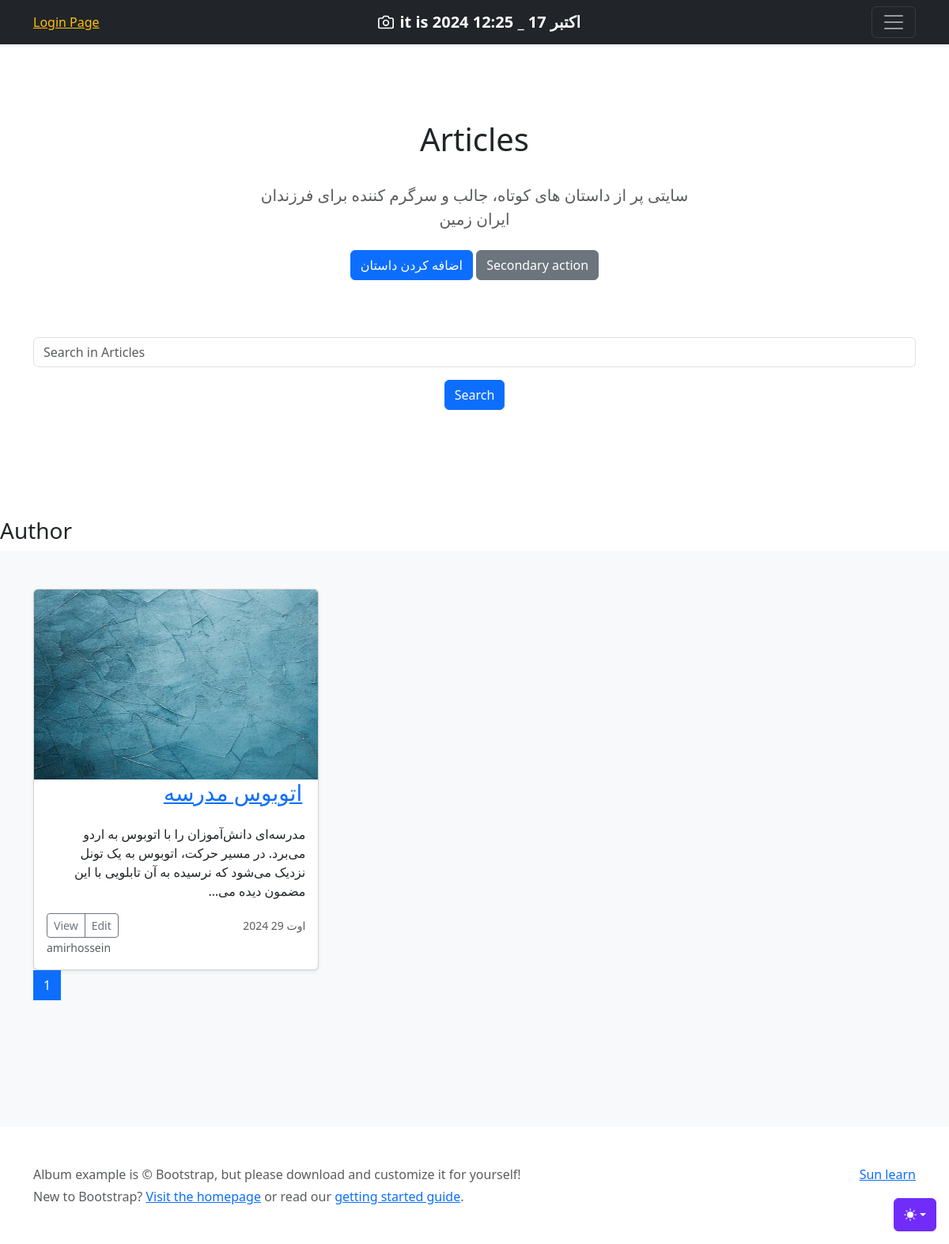
/article_category/1, run on an earlier commit of the app's database.
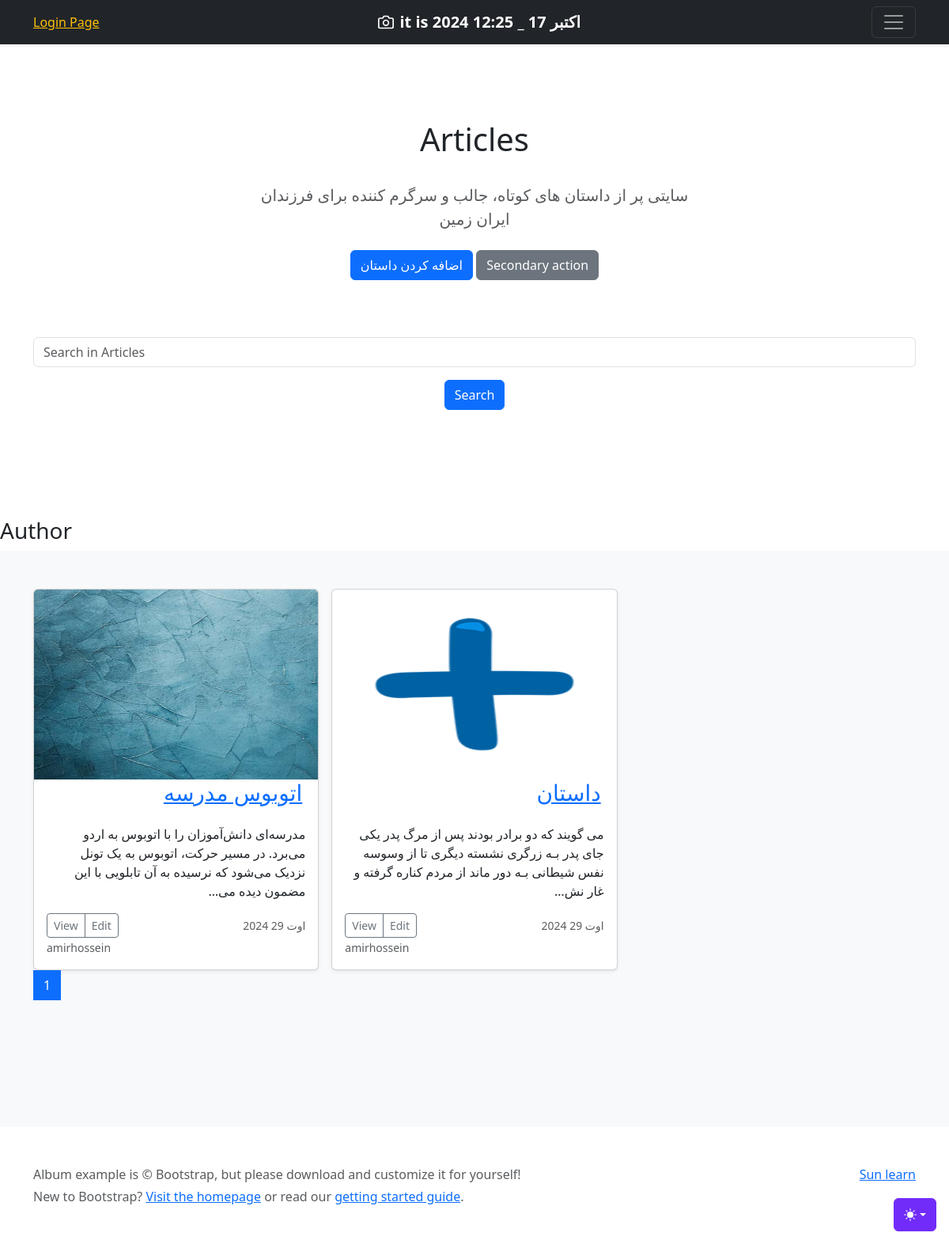
And on a later commit of the database.
### Home/models.py (models this page shows, shortened)
class Article(models.Model):
    title = models.CharField(max_length=100,verbose_name = "عنوان مقاله") # , null=True, blank=True
    text = models.TextField(help_text="Enter your article text.", verbose_name="متن")
    pub_date = models.DateTimeField(auto_now_add=True,verbose_name ="تاریخ انتشار")
    updated_date = models.DateTimeField(auto_now=True ,verbose_name ="تاریخ بروز رسانی")
    is_show = models.BooleanField(default=True,verbose_name = "ایا مقاله نمایش داده شود")
    image = models.ImageField(upload_to="Home/image_article/",verbose_name ="تصویر")
    auther = models.ForeignKey(User, on_delete=models.CASCADE,verbose_name ="نویسنده") # این باعث میشه که فقط فردی از بین کاربران ثبت نام شده در این سایت رو بشه به عنوان نویسنده انتخاب کرد
    categoreis = models.ManyToManyField(Category)
    class Meta:
        verbose_name = "مقاله"
        verbose_name_plural = "مقالات"

### Home/views.py (the view)
# urls.py: path('article_category/<int:category_id>', views.get_article_by_category, name='article_category'),
def get_article_by_category(request, category_id):
    articles = Article.objects.filter(categoreis=category_id)
    paginator = Paginator(articles, 3)
    page_number = request.GET.get('page')
    page_obj = paginator.get_page(page_number)
    context = {'page_obj':page_obj}
    return render(request, 'Home/art_list.html', context)

### Home/templates/Home/art_list.html (shortened to what this page needs)
{% extends 'base/base.html' %}
{% block body %}
<main>
  <section class="py-5 text-center container">
    <div class="row py-lg-5">
      <div class="col-lg-6 col-md-8 mx-auto">
        <h1 class="fw-normal">{% if author %} Articles of {{ author.get_full_name }} {% else %} Articles {% endif %}</h1>
        <br>
        <p class="lead text-body-secondary">سایتی پر از داستان های کوتاه، جالب و سرگرم کننده برای فرزندان ایران زمین</p>
        <p>
          <a href="{% url 'home:create_article' %}" class="btn btn-primary my-2">اضافه کردن داستان</a>
          <a href="#" class="btn btn-secondary my-2">Secondary action</a>
        </p>
      </div>
    </div>
    <form action="" method="get">
      <div class="form-group">
        <input type="text" class="form-control" name="search" placeholder="Search in Articles">
          <button type="submit" class="btn btn-primary my-3">Search</button>
      </div>
    </form>
  </section>
  <br><br><br>
  <h3>   Author</h3>
  <div class="album py-5 bg-body-tertiary">
    <div class="container">
      <div class="row row-cols-1 row-cols-sm-2 row-cols-md-3 g-3">
      {% for art in page_obj.object_list %}
        <div class="col">
          <div class="card shadow-sm">
            <a href="{% url 'home:detail' art.id %}"><img class="bd-placeholder-img card-img-top" src="{{ art.image.url }}" alt={{ art.title }} height=240px width=300px>
            <br><h3 class="align-right" dir="rtl" style="padding-right: 20px">{{art.title}}</h3>
            <div class="card-body"></a>
              <p class="card-text" dir="rtl" >{{art.text|truncatechars:140}}</p>
              <div class="d-flex justify-content-between align-items-center">
                <div class="btn-group">
                  <button type="button" class="btn btn-sm btn-outline-secondary">View</button>
                  <button type="button" class="btn btn-sm btn-outline-secondary">Edit</button>
                </div>
                <small class="text-body-secondary">{{art.pub_date|date:"Y M d"}}</small>
              </div>
              <small class="text-body-secondary">{{art.auther}}</small>
            </div>
          </div>
        </div>
      {% empty %}
          <p class="text-danger">Article not found</p>
      {% endfor %}
      </div>
    <nav aria-label="...">
  <ul class="pagination">
    {% for page in page_obj.paginator.page_range %}
    <a class="page-link {% if page == page_obj.number %}active {% endif %}" href="?page={{ page }}">{{ page }}</a>
    {% endfor %}
  </ul>
</nav>
{% endblock %}

### templates/base/base.html (shortened to what this page needs)
{% load static %}
<!doctype html>
<html lang="en" data-bs-theme="auto">
  <head><script src="{% static 'color-modes.js' %}"></script>
    <link href="https://cdn.jsdelivr.net/npm/bootstrap@5.3.3/dist/css/bootstrap.min.css" rel="stylesheet">
    <link rel="stylesheet" href="https://cdn.jsdelivr.net/npm/@docsearch/css@3">
<link href="{% static 'bootstrap.min.css' %}" rel="stylesheet">
  </head>
  <body>
    <div class="dropdown position-fixed bottom-0 end-0 mb-3 me-3 bd-mode-toggle">
      <button class="btn btn-bd-primary py-2 dropdown-toggle d-flex align-items-center"
              id="bd-theme"
              type="button"
              aria-expanded="false"
              data-bs-toggle="dropdown"
              aria-label="Toggle theme (auto)">
        <svg class="bi my-1 theme-icon-active" width="1em" height="1em"><use href="#circle-half"></use></svg>
      </button>
    </div>
    {% include 'base/header_ref.html' %}
{% block body %}
{% endblock %}
  <div class="album py-5 bg-body-tertiary">
    <div class="container">
      <div class="row row-cols-1 row-cols-sm-2 row-cols-md-3 g-3">
      </div>
    </div>
  </div>
</main>
{% include 'base/footer.html' with message="Sun learn" %}
    </body>
</html>

### templates/base/header_ref.html (shortened to what this page needs)
<header data-bs-theme="dark">
  <div class="navbar navbar-dark bg-dark shadow-sm">
    <div class="container">
      {% if request.user.is_authenticated %}
        <h4 class="text-warning">Hi {{ request.user }}</h4>
      {% else %}
        <a href="{% url 'account:user_log_in' %}" class="text-warning" > Login Page</a>
      {% endif %}
      <a href="#" class="navbar-brand d-flex align-items-center">
        <strong>it is   {% now  "Y M d  _  h:i"  %}</strong>
      </a>
      <button class="navbar-toggler" type="button" data-bs-toggle="collapse" data-bs-target="#navbarHeader" aria-controls="navbarHeader" aria-expanded="false" aria-label="Toggle navigation">
        <span class="navbar-toggler-icon"></span>
      </button>
    </div>
  </div>
</header>

### templates/base/footer.html
<footer class="text-body-secondary py-5">
  <div class="container">
    <p class="float-end mb-1">
      <a href="#">{{ message }}</a>
    </p>
    <p class="mb-1">Album example is &copy; Bootstrap, but please download and customize it for yourself!</p>
    <p class="mb-0">New to Bootstrap? <a href="/">Visit the homepage</a> or read our <a href="../getting-started/introduction/">getting started guide</a>.</p>
  </div>
</footer>

### templates/base/base_style.html (style rules this page uses)
.bd-placeholder-img { font-size: 1.125rem; text-anchor: middle; -webkit-user-select: none; -moz-user-select: none; user-select: none; }
.bi { vertical-align: -.125em; fill: currentColor; }
.btn-bd-primary { --bd-violet-bg: #712cf9; --bd-violet-rgb: 112.520718, 44.062154, 249.437846; --bs-btn-font-weight: 600; --bs-btn-color: var(--bs-white); --bs-btn-bg: var(--bd-violet-bg); --bs-btn-border-color: var(--bd-violet-bg); --bs-btn-hover-color: var(--bs-white); --bs-btn-hover-bg: #6528e0; --bs-btn-hover-border-color: #6528e0; --bs-btn-focus-shadow-rgb: var(--bd-violet-rgb); --bs-btn-active-color: var(--bs-btn-hover-color); --bs-btn-active-bg: #5a23c8; --bs-btn-active-border-color: #5a23c8; }
.bd-mode-toggle { z-index: 1500; }

What changed in the data, as far as the page shows it:
now on this page (row edited): Article: image (picture), title "داستان", text "می گویند که دو برادر بودند پس از مرگ پدر یکی جای پدر بـه زرگری نشسته دیگری تا از وسوسه نفس شیطانی بـه دور ماند از مردم کناره گرفته و غار نش…", pub_date "2024 اوت 29", auther "amirhossein"
